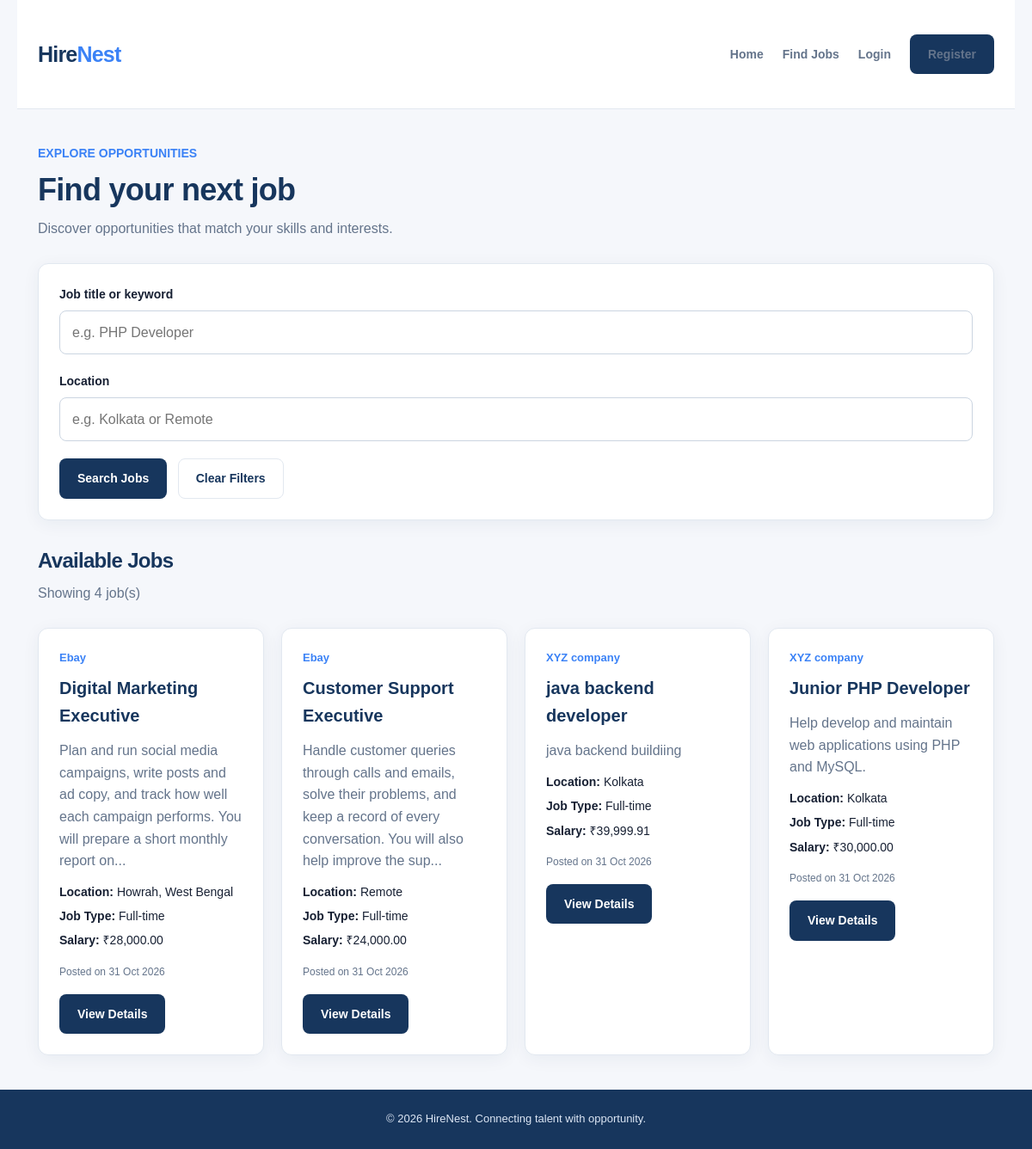
Before: /jobs.php with the older database file.
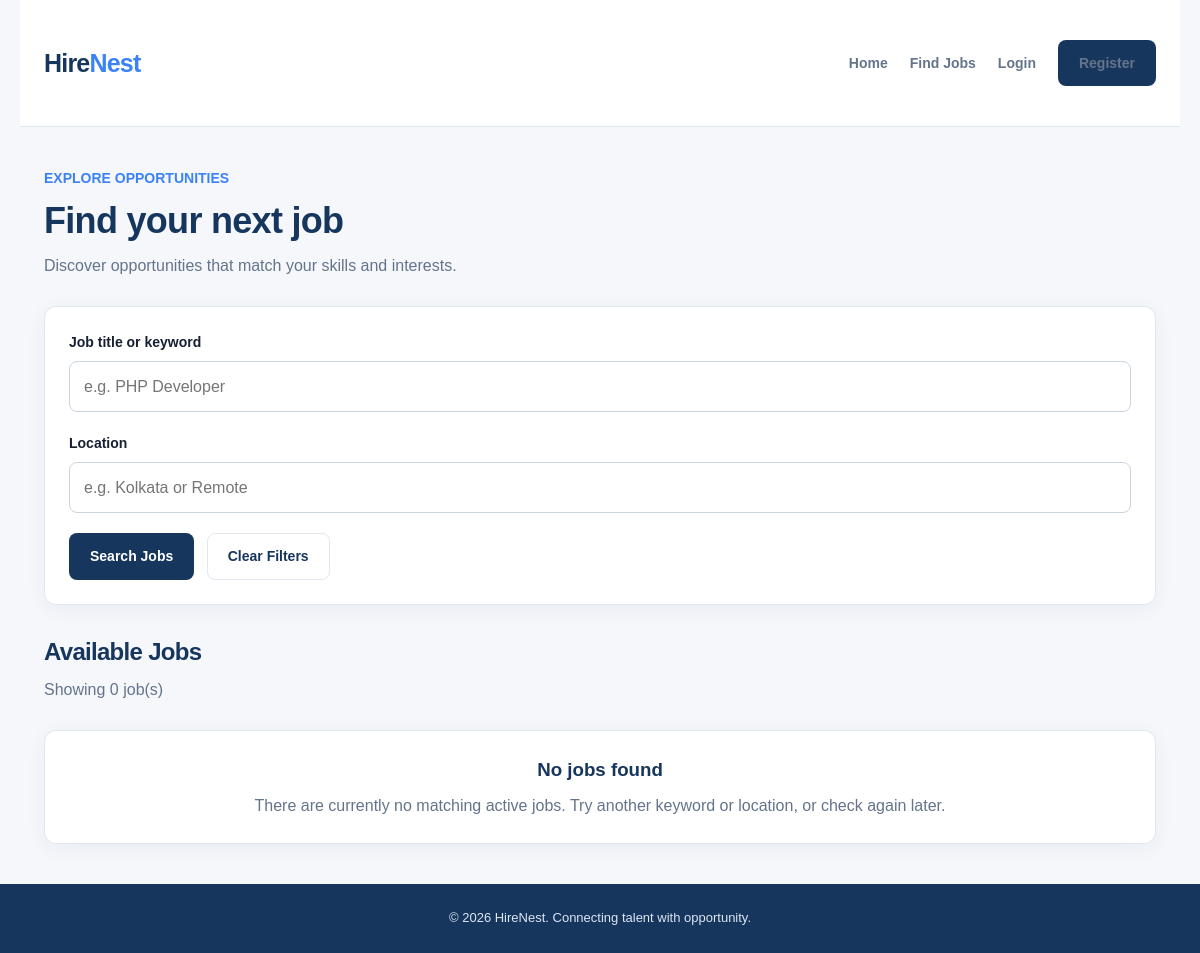
After: the same page with the newer database file.
### tables this page shows
CREATE TABLE `jobs` (
  `id` int(10) UNSIGNED NOT NULL,
  `company_id` int(10) UNSIGNED NOT NULL,
  `title` varchar(150) NOT NULL,
  `description` text NOT NULL,
  `requirements` text DEFAULT NULL,
  `location` varchar(150) DEFAULT NULL,
  `job_type` enum('Full-time','Part-time','Internship','Contract') NOT NULL DEFAULT 'Full-time',
  `salary` decimal(10,2) DEFAULT NULL,
  `status` enum('active','closed') NOT NULL DEFAULT 'active',
  `created_at` timestamp NOT NULL DEFAULT current_timestamp()
);

CREATE TABLE `companies` (
  `id` int(10) UNSIGNED NOT NULL,
  `user_id` int(10) UNSIGNED NOT NULL,
  `company_name` varchar(150) NOT NULL,
  `description` text DEFAULT NULL,
  `website` varchar(255) DEFAULT NULL,
  `location` varchar(150) DEFAULT NULL,
  `created_at` timestamp NOT NULL DEFAULT current_timestamp()
);

### jobs.php (the view, shortened to what this page needs)
<?php
require_once __DIR__ . '/config/database.php';
$keyword = trim($_GET['keyword'] ?? '');
$location = trim($_GET['location'] ?? '');
$jobs = [];
$errorMessage = '';
try {
    $sql = "
        SELECT
            j.id,
            j.title,
            j.description,
            j.location,
            j.job_type,
            j.salary,
            j.created_at,
            c.company_name
        FROM jobs j
        INNER JOIN companies c ON j.company_id = c.id
        WHERE j.status = 'active'
    ";
    $params = [];
    $sql .= " ORDER BY j.created_at DESC LIMIT 50";
    $stmt = $pdo->prepare($sql);
    $stmt->execute($params);
    $jobs = $stmt->fetchAll();
} catch (PDOException $e) {
    error_log('HireNest job listing error: ' . $e->getMessage());
    $errorMessage = 'Unable to load jobs right now. Please try again later.';
}
require_once __DIR__ . '/includes/header.php';
?>
<main class="container">
    <section style="margin-bottom: 28px;">
        <p style="color: #3B82F6; font-weight: 700; font-size: 14px;">
            EXPLORE OPPORTUNITIES
        </p>
        <h1 class="page-title" style="margin-top: 8px;">
            Find your next job
        </h1>
        <p class="page-subtitle" style="margin-bottom: 0;">
            Discover opportunities that match your skills and interests.
        </p>
    </section>
    <section class="card" style="margin-bottom: 32px;">
        <form method="GET" action="/hirenest/jobs.php">
            <div class="form-group">
                <label for="keyword">Job title or keyword</label>
                <input
                    type="text"
                    id="keyword"
                    name="keyword"
                    class="form-control"
                    placeholder="e.g. PHP Developer"
                    value="<?= htmlspecialchars(
                        $keyword,
                        ENT_QUOTES,
                        'UTF-8'
                    ) ?>"
                >
            </div>
            <div class="form-group">
                <label for="location">Location</label>
                <input
                    type="text"
                    id="location"
                    name="location"
                    class="form-control"
                    placeholder="e.g. Kolkata or Remote"
                    value="<?= htmlspecialchars(
                        $location,
                        ENT_QUOTES,
                        'UTF-8'
                    ) ?>"
                >
            </div>
            <button type="submit" class="btn btn-primary">
                Search Jobs
            </button>
            <a href="/hirenest/jobs.php"
               class="btn btn-outline"
               style="margin-left: 8px;">
                Clear Filters
            </a>
        </form>
    </section>
    <section>
        <h2 class="page-title" style="font-size: 24px;">
            Available Jobs
        </h2>
        <p class="page-subtitle">
            Showing <?= count($jobs) ?> job(s)
        </p>
        <?php if ($errorMessage !== ''): ?>
            <div class="alert alert-error" role="alert">
                <?= htmlspecialchars(
                    $errorMessage,
                    ENT_QUOTES,
                    'UTF-8'
                ) ?>
            </div>
        <?php elseif (empty($jobs)): ?>
            <div class="card" style="text-align: center;">
                <h3 style="color: #17365D; margin-bottom: 8px;">
                    No jobs found
                </h3>
                <p style="color: #64748B;">
                    There are currently no matching active jobs.
                    Try another keyword or location, or check again later.
                </p>
            </div>
        <?php else: ?>
            <div style="display: grid;
                        grid-template-columns: repeat(auto-fit, minmax(260px, 1fr));
                        gap: 20px;">
                <?php foreach ($jobs as $job): ?>
                    <article class="card">
                        <p style="color: #3B82F6;
                                  font-size: 13px;
                                  font-weight: 700;
                                  margin-bottom: 8px;">
                            <?= htmlspecialchars(
                                $job['company_name'],
                                ENT_QUOTES,
                                'UTF-8'
                            ) ?>
                        </p>
                        <h3 style="color: #17365D;
                                   font-size: 20px;
                                   margin-bottom: 12px;">
                            <?= htmlspecialchars(
                                $job['title'],
                                ENT_QUOTES,
                                'UTF-8'
                            ) ?>
                        </h3>
                        <p style="color: #64748B; margin-bottom: 12px;">
                            <?= htmlspecialchars(
                                mb_strimwidth(
                                    strip_tags($job['description']),
                                    0,
                                    150,
                                    '...'
                                ),
                                ENT_QUOTES,
                                'UTF-8'
                            ) ?>
                        </p>
                        <p style="font-size: 14px; margin-bottom: 6px;">
                            <strong>Location:</strong>
                            <?= htmlspecialchars(
                                $job['location'] ?: 'Not specified',
                                ENT_QUOTES,
                                'UTF-8'
                            ) ?>
                        </p>
                        <p style="font-size: 14px; margin-bottom: 6px;">
                            <strong>Job Type:</strong>
                            <?= htmlspecialchars(
                                $job['job_type'],
                                ENT_QUOTES,
                                'UTF-8'
                            ) ?>
                        </p>
                        <p style="font-size: 14px; margin-bottom: 16px;">
                            <strong>Salary:</strong>
                            <?php if ($job['salary'] !== null): ?>
                                ₹<?= number_format(
                                    (float) $job['salary'],
                                    2
                                ) ?>
                            <?php else: ?>
                                Not specified
                            <?php endif; ?>
                        </p>
                        <p style="font-size: 12px;
                                  color: #64748B;
                                  margin-bottom: 16px;">
                            Posted on
                            <?= htmlspecialchars(
                                date(
                                    'd M Y',
                                    strtotime($job['created_at'])
                                ),
                                ENT_QUOTES,
                                'UTF-8'
                            ) ?>
                        </p>
                        <a
                            href="/hirenest/job-details.php?id=<?= (int) $job['id'] ?>"
                            class="btn btn-primary"
                        >
                            View Details
                        </a>
                    </article>
                <?php endforeach; ?>
            </div>
        <?php endif; ?>
    </section>
</main>
<?php require_once __DIR__ . '/includes/footer.php'; ?>

### includes/header.php (shortened to what this page needs)
<?php
$isLoggedIn = isset($_SESSION['user_id'], $_SESSION['user_role']);
$userName = $_SESSION['user_name'] ?? 'User';
$userRole = $_SESSION['user_role'] ?? '';
$dashboardLinks = [
    'applicant' => '/hirenest/applicant/dashboard.php',
    'company'   => '/hirenest/company/dashboard.php',
    'admin'     => '/hirenest/admin/dashboard.php'
];
$dashboardUrl = $dashboardLinks[$userRole] ?? '/hirenest/index.php';
$roleLabels = [
    'applicant' => 'Applicant Account',
    'company'   => 'Company Account',
    'admin'     => 'Administrator'
];
$roleLabel = $roleLabels[$userRole] ?? 'Account';
?>
<!DOCTYPE html>
<html lang="en">
<head>
    <link rel="stylesheet" href="/hirenest/assets/css/style.css">
</head>
<body>
<header>
<nav class="navbar container">
    <a href="/hirenest/index.php" class="logo">
        Hire<span style="color: #3B82F6;">Nest</span>
    </a>
    <div class="nav-links">
        <a href="/hirenest/index.php">Home</a>
        <a href="/hirenest/jobs.php">Find Jobs</a>
        <?php if ($isLoggedIn): ?>
            <div class="nav-account">
                <div class="nav-user-info">
                    <strong>
                        <?= htmlspecialchars($userName, ENT_QUOTES, 'UTF-8') ?>
                    </strong>
                    <span>
                        <?= htmlspecialchars($roleLabel, ENT_QUOTES, 'UTF-8') ?>
                    </span>
                </div>
                <a href="<?= htmlspecialchars($dashboardUrl, ENT_QUOTES, 'UTF-8') ?>"
                   class="btn btn-outline">
                    Dashboard
                </a>
                <a href="/hirenest/logout.php" class="btn btn-primary">
                    Logout
                </a>
            </div>
        <?php else: ?>
            <a href="/hirenest/login.php">Login</a>
            <a href="/hirenest/register.php" class="btn btn-primary">
                Register
            </a>
        <?php endif; ?>
    </div>
</nav>
</header>

### includes/footer.php
    <footer class="site-footer">
        <p>
            &copy; <?php echo date("Y"); ?> HireNest.
            Connecting talent with opportunity.
        </p>
    </footer>
</body>
</html>

### assets/css/style.css (style rules this page uses)
:root { --primary: #17365D; --primary-hover: #102744; --accent: #3B82F6; --background: #F5F7FB; --surface: #FFFFFF; --text: #172033; --muted: #64748B; --border: #E2E8F0; --success: #15803D; --danger: #B91C1C; --radius: 12px; --shadow: 0 4px 20px rgba(23, 54, 93, 0.06); }
* { margin: 0; padding: 0; box-sizing: border-box; }
html { scroll-behavior: smooth; }
body { font-family: Arial, Helvetica, sans-serif; background: var(--background); color: var(--text); line-height: 1.6; min-height: 100vh; display: flex; flex-direction: column; }
a { color: var(--primary); text-decoration: none; transition: color 0.2s ease; }
button, input, textarea, select { font: inherit; }
button { cursor: pointer; }
.navbar { background: var(--surface); border-bottom: 1px solid var(--border); position: sticky; top: 0; z-index: 100; }
.logo { color: var(--primary); font-size: 25px; font-weight: 800; letter-spacing: -0.8px; }
.logo span { color: var(--accent); }
.nav-links { display: flex; align-items: center; gap: 24px; flex-wrap: wrap; }
.nav-links a { color: var(--muted); font-size: 14px; font-weight: 600; }
.container { width: 100%; max-width: 1160px; margin: 0 auto; padding: 40px 24px; }
.page-title { font-size: clamp(26px, 4vw, 36px); line-height: 1.25; color: var(--primary); margin-bottom: 10px; letter-spacing: -0.7px; }
.page-subtitle { color: var(--muted); margin-bottom: 28px; }
.btn { display: inline-flex; align-items: center; justify-content: center; gap: 8px; padding: 11px 20px; border: 1px solid transparent; border-radius: 8px; font-size: 14px; font-weight: 700; text-align: center; transition: background 0.2s ease, transform 0.2s ease; }
.btn-primary { background: var(--primary); color: #FFFFFF; }
.btn-outline { background: var(--surface); color: var(--primary); border-color: var(--border); }
.card { background: var(--surface); border: 1px solid var(--border); border-radius: var(--radius); padding: 24px; box-shadow: var(--shadow); transition: box-shadow 0.2s ease, transform 0.2s ease; }
.form-group { margin-bottom: 20px; }
.form-group label { display: block; font-size: 14px; font-weight: 700; margin-bottom: 7px; }
.form-control { width: 100%; padding: 12px 14px; background: var(--surface); color: var(--text); border: 1px solid #CBD5E1; border-radius: 8px; outline: none; transition: border-color 0.2s ease, box-shadow 0.2s ease; }
.site-footer { margin-top: auto; background: var(--primary); color: #FFFFFF; padding: 24px; text-align: center; }
.site-footer p { font-size: 13px; color: #DCE6F4; }
.navbar.container { display: flex !important; flex-direction: row !important; align-items: center !important; justify-content: space-between !important; width: 100%; gap: 20px; }
.navbar .logo { margin-right: auto; flex-shrink: 0; }
.navbar .nav-links { display: flex !important; flex-direction: row !important; align-items: center !important; justify-content: flex-end !important; gap: 22px; margin-left: auto !important; width: auto !important; }

Changed rows visible on the page:
removed jobs: company.company_name "Ebay", title "Digital Marketing Executive", description "Plan and run social media campaigns, write posts and ad copy, and track how well each campaign performs. You will prepare a short monthly report on...", location "Howrah, West Bengal", job_type "Full-time", salary "28,000.00", created_at "31 Oct 2026"
removed jobs: company.company_name "Ebay", title "Customer Support Executive", description "Handle customer queries through calls and emails, solve their problems, and keep a record of every conversation. You will also help improve the sup...", location "Remote", job_type "Full-time", salary "24,000.00", created_at "31 Oct 2026"
removed jobs: company.company_name "XYZ company", title "java backend developer", description "java backend buildiing", location "Kolkata", job_type "Full-time", salary "39,999.91", created_at "31 Oct 2026"
removed jobs: company.company_name "XYZ company", title "Junior PHP Developer", description "Help develop and maintain web applications using PHP and MySQL.", location "Kolkata", job_type "Full-time", salary "30,000.00", created_at "31 Oct 2026"
Other visible differences:
count($jobs): "4" → "0"
text now shown: "No jobs found There are currently no matching active jobs. Try another keyword or location, or check again later."
